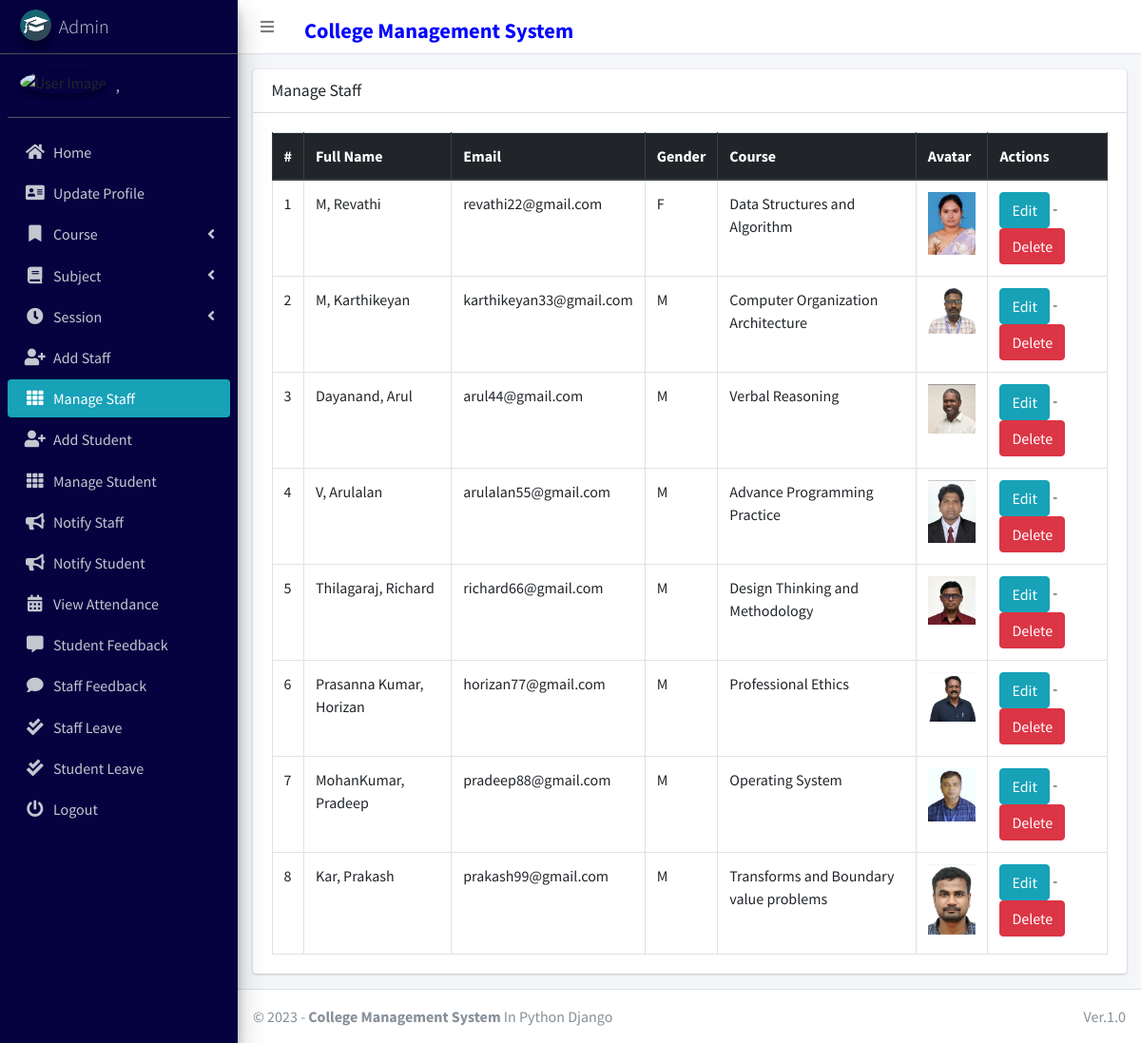
Page /staff/manage/ (signed in) on the committed database.
### main_app/models.py (models this page shows, shortened)
class CustomUser(AbstractUser):
    USER_TYPE = ((1, "HOD"), (2, "Staff"), (3, "Student"))
    GENDER = [("M", "Male"), ("F", "Female")]
    username = None  # Removed username, using email instead
    email = models.EmailField(unique=True)
    user_type = models.CharField(default=1, choices=USER_TYPE, max_length=1)
    gender = models.CharField(max_length=1, choices=GENDER)
    profile_pic = models.ImageField()
    address = models.TextField()
    fcm_token = models.TextField(default="")  # For firebase notifications
    created_at = models.DateTimeField(auto_now_add=True)
    updated_at = models.DateTimeField(auto_now=True)
    USERNAME_FIELD = "email"
    REQUIRED_FIELDS = []
    objects = CustomUserManager()
    def __str__(self):
        return self.last_name + ", " + self.first_name

class Staff(models.Model):
    course = models.ForeignKey(Course, on_delete=models.DO_NOTHING, null=True, blank=False)
    admin = models.OneToOneField(CustomUser, on_delete=models.CASCADE)

class Course(models.Model):
    name = models.CharField(max_length=120)
    created_at = models.DateTimeField(auto_now_add=True)
    updated_at = models.DateTimeField(auto_now=True)

### main_app/hod_views.py (the view)
# urls.py: path("staff/manage/", hod_views.manage_staff, name='manage_staff'),
def manage_staff(request):
    allStaff = CustomUser.objects.filter(user_type=2)
    context = {
        'allStaff': allStaff,
        'page_title': 'Manage Staff'
    }
    return render(request, "hod_template/manage_staff.html", context)

### main_app/templates/hod_template/manage_staff.html (shortened to what this page needs)
{% extends 'main_app/base.html' %}
{% load static %}
{% block content %}
<section class="content">
    <div class="container-fluid">
        <div class="row">
            <div class="col-md-12">
                <div class="card">
                    <div class="card-header">
                        <h3 class="card-title">{{page_title}}</h3>
                    </div>
                    <div class="card-body">
                        <table id="example2" class="table table-bordered table-hover">
                            <thead class="thead-dark">
                                <tr>
                                    <th>#</th>
                                    <th>Full Name</th>
                                    <th>Email</th>
                                    <th>Gender</th>
                                    <th>Course</th>
                                    <th>Avatar</th>
                                    <th>Actions</th>
                                </tr>
                            </thead>
                            <tbody>
                                {% for staff in allStaff %}
                                <tr>
                                    <td>{{ forloop.counter }}</td>
                                    <td>{{staff.last_name}}, {{staff.first_name}}</td>
                                    <td>{{staff.email}}</td>
                                    <td>{{staff.gender}}</td>
                                    <td>{{staff.staff.course.name}}</td>
                                    <td>
                                        {% if staff.profile_pic == ""  %}
                                        No Image
                                        {% else %}
                                        <img class="img img-fluid mb-2" height="56" width="56"
                                            src="{{staff.profile_pic}}" alt="">
                                        {% endif %}
                                    </td>
                                    <td>
                                        <a href="{% url 'edit_staff' staff.staff.id %}" class="btn btn-info">Edit</a> -
                                        <a href="{% url 'delete_staff' staff.staff.id %}" class="btn btn-danger" onclick="return confirm('Are you sure about this ?')">Delete</a>
                                    </td>
                                </tr>
                                {% endfor %}
                            </tbody>
                        </table>
                    </div>
                </div>
            </div>
        </div>
    </div>
</section>
{% endblock content %}

### main_app/templates/main_app/sidebar_template.html (shortened to what this page needs)
{% load static %}
<aside class="main-sidebar sidebar-dark-info elevation-4">
    {% if request.user.user_type == '1' %}
    <a href="{% url 'admin_home' %}" class="brand-link">
        <img src="{% static 'dist/img/cmsl.png' %} " alt="AdminLTE Logo"
            class="brand-image img-circle elevation-3" >
        <span class="brand-text font-weight-light">Admin</span>
    </a>
    <div class="sidebar">
        <div class="user-panel mt-3 pb-3 mb-3 d-flex">
            <div class="image">
                <img src="{{ request.user.profile_pic}}" class="img-circle elevation-2" alt="User Image">
            </div>
            <div class="info">
                <a href="#" class="d-block">{{user}}</a>
            </div>
        </div>
        <nav class="mt-2">
            <ul class="nav nav-pills nav-sidebar flex-column" data-widget="treeview" role="menu" data-accordion="false">
                <li class="nav-item">
                    {% url 'admin_home' as admin_home %}
                    <a href="{{admin_home}}" class="nav-link {% if admin_home == request.path %} active {% endif %}">
                        <i class="nav-icon fas fa-home"></i>
                        <p>
                            Home
                        </p>
                    </a>
                </li>
                <li class="nav-item">
                    {% url 'admin_view_profile' as admin_view_profile %}
                    <a href="{{admin_view_profile}}"
                        class="nav-link {% if admin_view_profile == request.path %} active {% endif %}">
                        <i class="nav-icon fas fa-address-card"></i>
                        <p>
                            Update Profile
                        </p>
                    </a>
                </li>
                <li class="nav-item has-treeview">
                    <a href="#" class="nav-link">
                        <i class="nav-icon fas fa-bookmark"></i>
                        <p>
                            Course
                            <i class="fas fa-angle-left right"></i>
                        </p>
                    </a>
                </li>
                <li class="nav-item has-treeview">
                    <a href="#" class="nav-link">
                        <i class="nav-icon fas fa-book"></i>
                        <p>
                            Subject
                            <i class="fas fa-angle-left right"></i>
                        </p>
                    </a>
                </li>
                <li class="nav-item has-treeview">
                    <a href="#" class="nav-link">
                        <i class="nav-icon fas fa-clock"></i>
                        <p>
                            Session
                            <i class="fas fa-angle-left right"></i>
                        </p>
                    </a>
                </li>
                <li class="nav-item">
                    {% url 'add_staff' as add_staff %}
                    <a href="{{add_staff}}" class="nav-link {% if add_staff == request.path %} active {% endif %}">
                        <i class="nav-icon fas fa-user-plus"></i>
                        <p>
                            Add Staff
                        </p>
                    </a>
                </li>
                <li class="nav-item">
                    {% url 'manage_staff' as manage_staff %}
                    {% url 'edit_staff' staff_id as edit_staff %}
                    <a href="{{manage_staff}}"
                        class="nav-link {% if manage_staff == request.path or request.path == edit_staff %} active {% endif %}">
                        <i class="nav-icon fas fa-th"></i>
                        <p>
                            Manage Staff
                        </p>
                    </a>
                </li>
                <li class="nav-item">
                    {% url 'add_student' as add_student%}
                    <a href="{{add_student}}" class="nav-link  {% if add_student == request.path %} active {% endif %}">
                        <i class="nav-icon fas fa-user-plus"></i>
                        <p>
                            Add Student
                        </p>
                    </a>
                </li>
                <li class="nav-item">
                    {% url 'manage_student' as manage_student %}
                    {% url 'edit_student' student_id as edit_student %}
                    <a href="{{manage_student}}"
                        class="nav-link  {% if edit_student == request.path or manage_student == request.path %} active {% endif %}">
                        <i class="nav-icon fas fa-th"></i>
                        <p>
                            Manage Student
                        </p>
                    </a>
                </li>
                <li class="nav-item">
                    {% url 'admin_notify_staff' as admin_notify_staff %}
                    <a href="{{admin_notify_staff}}"
                        class="nav-link {% if admin_notify_staff == request.path %} active {% endif %}">
                        <i class="nav-icon fas fa-bullhorn"></i>
                        <p>
                            Notify Staff
                        </p>
                    </a>
                </li>
                <li class="nav-item">
                    {% url 'admin_notify_student' as admin_notify_student %}
                    <a href="{{admin_notify_student}}"
                        class="nav-link {% if admin_notify_student == request.path %} active {% endif %}">
                        <i class="nav-icon fas fa-bullhorn"></i>
                        <p>
                            Notify Student
                        </p>
                    </a>
                </li>
                <li class="nav-item">
                    {% url 'admin_view_attendance' as admin_view_attendance %}
                <li class="nav-item">
                    <a href="{{admin_view_attendance}}"
                        class="nav-link  {% if admin_view_attendance == request.path %} active {% endif %}">
                        <i class="nav-icon fas fa-calendar-alt"></i>
                        <p>
                            View Attendance
                        </p>
                    </a>
                </li>
                <li class="nav-item">
                    {% url 'student_feedback_message' as student_feedback_message %}
                    <a href="{{ student_feedback_message }}"
                        class="nav-link  {% if student_feedback_message == request.path %} active {% endif %}">
                        <i class="nav-icon fas fa-comment-alt"></i>
                        <p>
                            Student Feedback
                        </p>
                    </a>
                </li>
                <li class="nav-item">
                    {% url 'staff_feedback_message' as staff_feedback_message %}
                    <a href="{{staff_feedback_message}}"
                        class="nav-link   {% if staff_feedback_message == request.path %} active {% endif %}">
                        <i class="nav-icon fas fa-comment"></i>
                        <p>
                            Staff Feedback
                        </p>
                    </a>
                </li>
                <li class="nav-item">
                    {% url 'view_staff_leave' as view_staff_leave %}
                    <a href="{{view_staff_leave}}"
                        class="nav-link  {% if view_staff_leave == request.path %} active {% endif %}">
                        <i class="nav-icon fas fa-check-double"></i>
                        <p>
                            Staff Leave
                        </p>
                    </a>
                </li>
                <li class="nav-item">
                    {% url 'view_student_leave' as view_student_leave %}
                    <a href="{% url 'view_student_leave' %}"
                        class="nav-link  {% if view_student_leave == request.path %} active {% endif %}">
                        <i class="nav-icon fas fa-check-double"></i>
                        <p>
                            Student Leave
                        </p>
                    </a>
                </li>
                                        {% endif %}
                                        <li class="nav-item">
                                            <a href="{% url 'user_logout' %}"
                                                onclick="return confirm('Your session would be terminated.\n\nProceed?')"
                                                class="nav-link">
                                                <i class="nav-icon fas fa-power-off"></i>
                                                <p>
                                                    Logout
                                                </p>
                                            </a>
                                        </li>
                                    </ul>
                                </nav>
                            </div>
</aside>

### rows in the picture
CustomUser: last_name+first_name ","
CustomUser: last_name "M", first_name "Revathi", email "revathi22@gmail.com", gender "F", staff.course.name "Data Structures and Algorithm", shows a picture
CustomUser: last_name "M", first_name "Karthikeyan", email "karthikeyan33@gmail.com", gender "M", staff.course.name "Computer Organization Architecture", shows a picture
CustomUser: last_name "Dayanand", first_name "Arul", email "arul44@gmail.com", gender "M", staff.course.name "Verbal Reasoning", shows a picture
CustomUser: last_name "V", first_name "Arulalan", email "arulalan55@gmail.com", gender "M", staff.course.name "Advance Programming Practice", shows a picture
CustomUser: last_name "Thilagaraj", first_name "Richard", email "richard66@gmail.com", gender "M", staff.course.name "Design Thinking and Methodology", shows a picture
CustomUser: last_name "Prasanna Kumar", first_name "Horizan", email "horizan77@gmail.com", gender "M", staff.course.name "Professional Ethics", shows a picture
CustomUser: last_name "MohanKumar", first_name "Pradeep", email "pradeep88@gmail.com", gender "M", staff.course.name "Operating System", shows a picture
CustomUser: last_name "Kar", first_name "Prakash", email "prakash99@gmail.com", gender "M", staff.course.name "Transforms and Boundary value problems", shows a picture

### other values in the picture
{{ page_title }} "Manage Staff"
